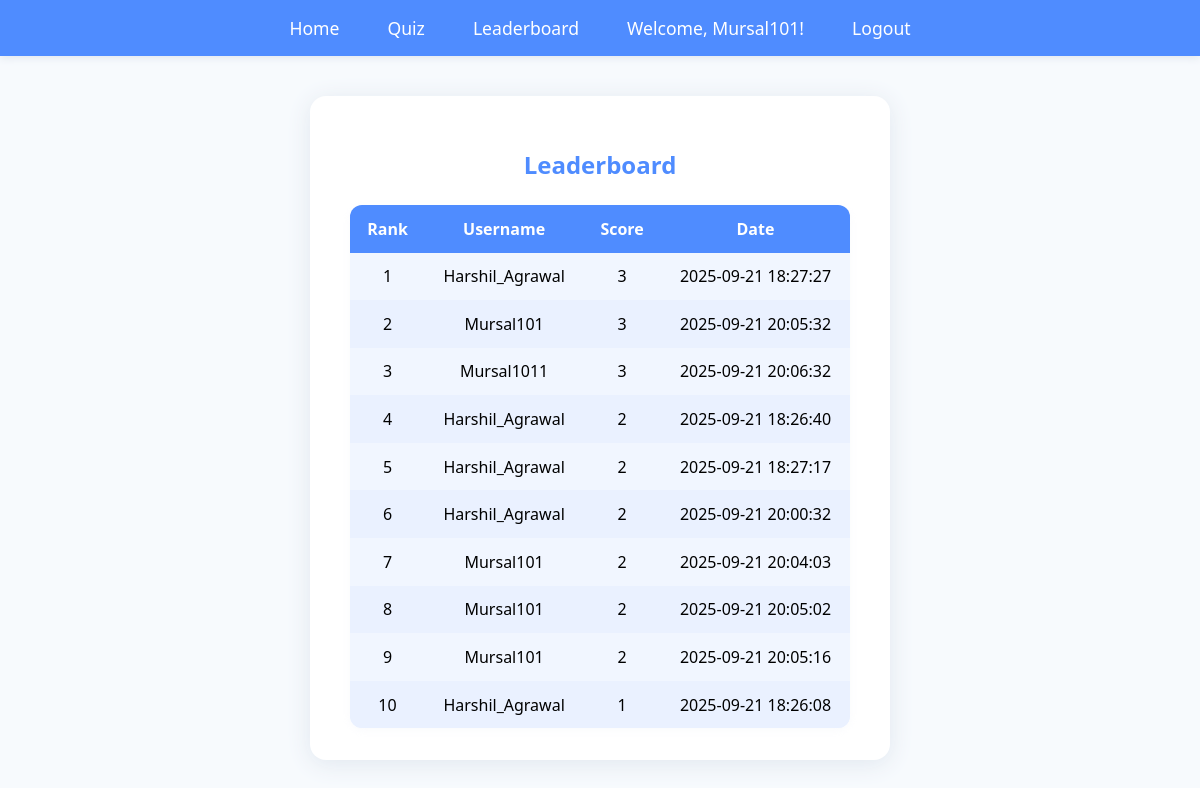
Page /leaderboard (signed in) on the committed database.
### tables this page shows
CREATE TABLE scores (
            id INTEGER PRIMARY KEY AUTOINCREMENT,
            user_id INTEGER,
            score INTEGER,
            timestamp DATETIME DEFAULT CURRENT_TIMESTAMP,
            FOREIGN KEY(user_id) REFERENCES users(id)
        );

CREATE TABLE users (
            id INTEGER PRIMARY KEY AUTOINCREMENT,
            username TEXT UNIQUE NOT NULL,
            password TEXT NOT NULL
        );

### app.py (the view)
@app.route('/leaderboard')
def leaderboard():
    db = get_db()
    rows = query_db('''SELECT users.username, scores.score, scores.timestamp FROM scores JOIN users ON scores.user_id = users.id ORDER BY score DESC, timestamp ASC LIMIT 10''')
    return render_template('leaderboard.html', rows=rows)

### app.py (called while the page is built)
def get_db():
    db = getattr(g, '_database', None)
    if db is None:
        db = g._database = sqlite3.connect(DATABASE)
    return db

def query_db(query, args=(), one=False):
    cur = get_db().execute(query, args)
    rv = cur.fetchall()
    cur.close()
    return (rv[0] if rv else None) if one else rv

@app.teardown_appcontext
def close_connection(exception):
    db = getattr(g, '_database', None)
    if db is not None:
        db.close()

### quiz-app/templates/leaderboard.html
{% extends 'base.html' %}
{% block content %}
<h2>Leaderboard</h2>
<table class="leaderboard">
    <thead>
        <tr><th>Rank</th><th>Username</th><th>Score</th><th>Date</th></tr>
    </thead>
    <tbody>
        {% for row in rows %}
        <tr>
            <td>{{ loop.index }}</td>
            <td>{{ row[0] }}</td>
            <td>{{ row[1] }}</td>
            <td>{{ row[2][:19].replace('T', ' ') }}</td>
        </tr>
        {% endfor %}
    </tbody>
</table>
{% endblock %}

### quiz-app/static/style.css (style rules this page uses)
body { background: #f7fafd; font-family: 'Segoe UI', Arial, sans-serif; margin: 0; padding: 0; }
h1, h2 { text-align: center; color: #4f8cff; }
.leaderboard { width: 100%; border-collapse: collapse; margin-top: 1.5rem; background: #f1f6ff; border-radius: 12px; overflow: hidden; box-shadow: 0 2px 8px #e0e7ef33; }
.leaderboard th, .leaderboard td { padding: 0.8rem 1rem; text-align: center; }
.leaderboard th { background: #4f8cff; color: #fff; }
.leaderboard tr:nth-child(even) { background: #eaf1ff; }

### rows in the picture
scores: username "Harshil_Agrawal", score "3", timestamp "2025-09-21 18:27:27"
scores: username "Mursal101", score "3", timestamp "2025-09-21 20:05:32"
scores: username "Mursal1011", score "3", timestamp "2025-09-21 20:06:32"
scores: username "Harshil_Agrawal", score "2", timestamp "2025-09-21 18:26:40"
scores: username "Harshil_Agrawal", score "2", timestamp "2025-09-21 18:27:17"
scores: username "Harshil_Agrawal", score "2", timestamp "2025-09-21 20:00:32"
scores: username "Mursal101", score "2", timestamp "2025-09-21 20:04:03"
scores: username "Mursal101", score "2", timestamp "2025-09-21 20:05:02"
scores: username "Mursal101", score "2", timestamp "2025-09-21 20:05:16"
scores: username "Harshil_Agrawal", score "1", timestamp "2025-09-21 18:26:08"

### other values in the picture
{{ session['username'] }} "Mursal101"
